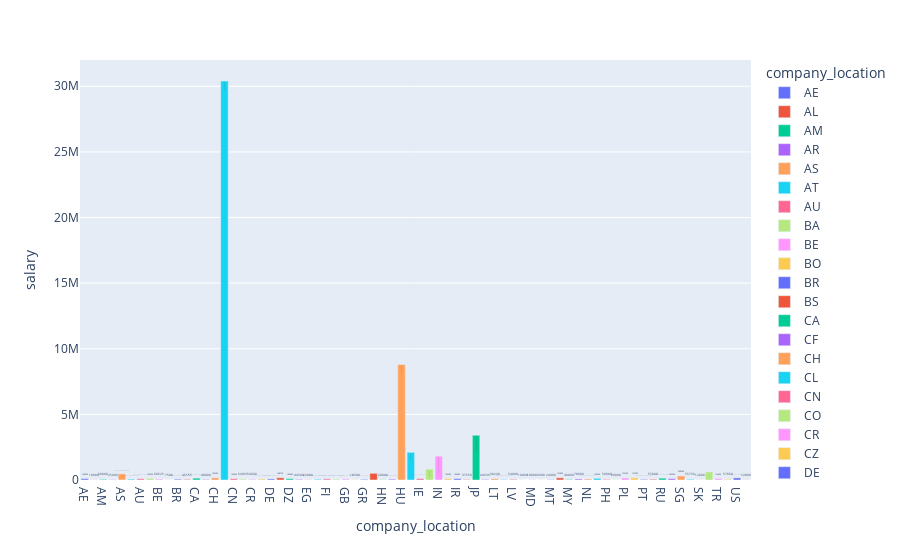

Source (notebook cell):
### Code cell
fig = px.bar(df2, x = 'company_location', y = 'salary', color = 'company_location', text = 'salary')
fig.show()

### Figure 1 — Plotly figure (JSON) as saved in the notebook; plotly's stock layout.template omitted (floating-point values rounded to 4 significant figures)
{"data": [{"alignmentgroup": "True", "hovertemplate": "company_location=%{x}<br>salary=%{text}<extra></extra>", "legendgroup": "AE", "marker": {"color": "#636efa", "pattern": {"shape": ""}}, "name": "AE", "offsetgroup": "AE", "orientation": "v", "showlegend": true, "text": [100000], "textposition": "auto", "type": "bar", "x": ["AE"], "xaxis": "x", "y": [100000], "yaxis": "y"}, {"alignmentgroup": "True", "hovertemplate": "company_location=%{x}<br>salary=%{text}<extra></extra>", "legendgroup": "AL", "marker": {"color": "#EF553B", "pattern": {"shape": ""}}, "name": "AL", "offsetgroup": "AL", "orientation": "v", "showlegend": true, "text": [10000], "textposition": "auto", "type": "bar", "x": ["AL"], "xaxis": "x", "y": [10000], "yaxis": "y"}, {"alignmentgroup": "True", "hovertemplate": "company_location=%{x}<br>salary=%{text}<extra></extra>", "legendgroup": "AM", "marker": {"color": "#00cc96", "pattern": {"shape": ""}}, "name": "AM", "offsetgroup": "AM", "orientation": "v", "showlegend": true, "text": [50000], "textposition": "auto", "type": "bar", "x": ["AM"], "xaxis": "x", "y": [50000], "yaxis": "y"}, {"alignmentgroup": "True", "hovertemplate": "company_location=%{x}<br>salary=%{text}<extra></extra>", "legendgroup": "AR", "marker": {"color": "#ab63fa", "pattern": {"shape": ""}}, "name": "AR", "offsetgroup": "AR", "orientation": "v", "showlegend": true, "text": [25000], "textposition": "auto", "type": "bar", "x": ["AR"], "xaxis": "x", "y": [25000], "yaxis": "y"}, {"alignmentgroup": "True", "hovertemplate": "company_location=%{x}<br>salary=%{text}<extra></extra>", "legendgroup": "AS", "marker": {"color": "#FFA15A", "pattern": {"shape": ""}}, "name": "AS", "offsetgroup": "AS", "orientation": "v", "showlegend": true, "text": [468300.0], "textposition": "auto", "type": "bar", "x": ["AS"], "xaxis": "x", "y": [468300.0], "yaxis": "y"}, {"alignmentgroup": "True", "hovertemplate": "company_location=%{x}<br>salary=%{text}<extra></extra>", "legendgroup": "AT", "marker": {"color": "#19d3f3", "pattern": {"shape": ""}}, "name": "AT", "offsetgroup": "AT", "orientation": "v", "showlegend": true, "text": [65170.0], "textposition": "auto", "type": "bar", "x": ["AT"], "xaxis": "x", "y": [65170.0], "yaxis": "y"}, {"alignmentgroup": "True", "hovertemplate": "company_location=%{x}<br>salary=%{text}<extra></extra>", "legendgroup": "AU", "marker": {"color": "#FF6692", "pattern": {"shape": ""}}, "name": "AU", "offsetgroup": "AU", "orientation": "v", "showlegend": true, "text": [98070.0], "textposition": "auto", "type": "bar", "x": ["AU"], "xaxis": "x", "y": [98070.0], "yaxis": "y"}, {"alignmentgroup": "True", "hovertemplate": "company_location=%{x}<br>salary=%{text}<extra></extra>", "legendgroup": "BA", "marker": {"color": "#B6E880", "pattern": {"shape": ""}}, "name": "BA", "offsetgroup": "BA", "orientation": "v", "showlegend": true, "text": [120000], "textposition": "auto", "type": "bar", "x": ["BA"], "xaxis": "x", "y": [120000], "yaxis": "y"}, {"alignmentgroup": "True", "hovertemplate": "company_location=%{x}<br>salary=%{text}<extra></extra>", "legendgroup": "BE", "marker": {"color": "#FF97FF", "pattern": {"shape": ""}}, "name": "BE", "offsetgroup": "BE", "orientation": "v", "showlegend": true, "text": [68625], "textposition": "auto", "type": "bar", "x": ["BE"], "xaxis": "x", "y": [68625], "yaxis": "y"}, {"alignmentgroup": "True", "hovertemplate": "company_location=%{x}<br>salary=%{text}<extra></extra>", "legendgroup": "BO", "marker": {"color": "#FECB52", "pattern": {"shape": ""}}, "name": "BO", "offsetgroup": "BO", "orientation": "v", "showlegend": true, "text": [7500], "textposition": "auto", "type": "bar", "x": ["BO"], "xaxis": "x", "y": [7500], "yaxis": "y"}, {"alignmentgroup": "True", "hovertemplate": "company_location=%{x}<br>salary=%{text}<extra></extra>", "legendgroup": "BR", "marker": {"color": "#636efa", "pattern": {"shape": ""}}, "name": "BR", "offsetgroup": "BR", "orientation": "v", "showlegend": true, "text": [61850.0], "textposition": "auto", "type": "bar", "x": ["BR"], "xaxis": "x", "y": [61850.0], "yaxis": "y"}, {"alignmentgroup": "True", "hovertemplate": "company_location=%{x}<br>salary=%{text}<extra></extra>", "legendgroup": "BS", "marker": {"color": "#EF553B", "pattern": {"shape": ""}}, "name": "BS", "offsetgroup": "BS", "orientation": "v", "showlegend": true, "text": [45555], "textposition": "auto", "type": "bar", "x": ["BS"], "xaxis": "x", "y": [45555], "yaxis": "y"}, {"alignmentgroup": "True", "hovertemplate": "company_location=%{x}<br>salary=%{text}<extra></extra>", "legendgroup": "CA", "marker": {"color": "#00cc96", "pattern": {"shape": ""}}, "name": "CA", "offsetgroup": "CA", "orientation": "v", "showlegend": true, "text": [139900.0], "textposition": "auto", "type": "bar", "x": ["CA"], "xaxis": "x", "y": [139900.0], "yaxis": "y"}, {"alignmentgroup": "True", "hovertemplate": "company_location=%{x}<br>salary=%{text}<extra></extra>", "legendgroup": "CF", "marker": {"color": "#ab63fa", "pattern": {"shape": ""}}, "name": "CF", "offsetgroup": "CF", "orientation": "v", "showlegend": true, "text": [40000], "textposition": "auto", "type": "bar", "x": ["CF"], "xaxis": "x", "y": [40000], "yaxis": "y"}, {"alignmentgroup": "True", "hovertemplate": "company_location=%{x}<br>salary=%{text}<extra></extra>", "legendgroup": "CH", "marker": {"color": "#FFA15A", "pattern": {"shape": ""}}, "name": "CH", "offsetgroup": "CH", "orientation": "v", "showlegend": true, "text": [163200], "textposition": "auto", "type": "bar", "x": ["CH"], "xaxis": "x", "y": [163200], "yaxis": "y"}, {"alignmentgroup": "True", "hovertemplate": "company_location=%{x}<br>salary=%{text}<extra></extra>", "legendgroup": "CL", "marker": {"color": "#19d3f3", "pattern": {"shape": ""}}, "name": "CL", "offsetgroup": "CL", "orientation": "v", "showlegend": true, "text": [30400000], "textposition": "auto", "type": "bar", "x": ["CL"], "xaxis": "x", "y": [30400000], "yaxis": "y"}, {"alignmentgroup": "True", "hovertemplate": "company_location=%{x}<br>salary=%{text}<extra></extra>", "legendgroup": "CN", "marker": {"color": "#FF6692", "pattern": {"shape": ""}}, "name": "CN", "offsetgroup": "CN", "orientation": "v", "showlegend": true, "text": [100000], "textposition": "auto", "type": "bar", "x": ["CN"], "xaxis": "x", "y": [100000], "yaxis": "y"}, {"alignmentgroup": "True", "hovertemplate": "company_location=%{x}<br>salary=%{text}<extra></extra>", "legendgroup": "CO", "marker": {"color": "#B6E880", "pattern": {"shape": ""}}, "name": "CO", "offsetgroup": "CO", "orientation": "v", "showlegend": true, "text": [64961], "textposition": "auto", "type": "bar", "x": ["CO"], "xaxis": "x", "y": [64961], "yaxis": "y"}, {"alignmentgroup": "True", "hovertemplate": "company_location=%{x}<br>salary=%{text}<extra></extra>", "legendgroup": "CR", "marker": {"color": "#FF97FF", "pattern": {"shape": ""}}, "name": "CR", "offsetgroup": "CR", "orientation": "v", "showlegend": true, "text": [50000], "textposition": "auto", "type": "bar", "x": ["CR"], "xaxis": "x", "y": [50000], "yaxis": "y"}, {"alignmentgroup": "True", "hovertemplate": "company_location=%{x}<br>salary=%{text}<extra></extra>", "legendgroup": "CZ", "marker": {"color": "#FECB52", "pattern": {"shape": ""}}, "name": "CZ", "offsetgroup": "CZ", "orientation": "v", "showlegend": true, "text": [73000.0], "textposition": "auto", "type": "bar", "x": ["CZ"], "xaxis": "x", "y": [73000.0], "yaxis": "y"}, {"alignmentgroup": "True", "hovertemplate": "company_location=%{x}<br>salary=%{text}<extra></extra>", "legendgroup": "DE", "marker": {"color": "#636efa", "pattern": {"shape": ""}}, "name": "DE", "offsetgroup": "DE", "orientation": "v", "showlegend": true, "text": [81580.0], "textposition": "auto", "type": "bar", "x": ["DE"], "xaxis": "x", "y": [81580.0], "yaxis": "y"}, {"alignmentgroup": "True", "hovertemplate": "company_location=%{x}<br>salary=%{text}<extra></extra>", "legendgroup": "DK", "marker": {"color": "#EF553B", "pattern": {"shape": ""}}, "name": "DK", "offsetgroup": "DK", "orientation": "v", "showlegend": true, "text": [168750], "textposition": "auto", "type": "bar", "x": ["DK"], "xaxis": "x", "y": [168750], "yaxis": "y"}, {"alignmentgroup": "True", "hovertemplate": "company_location=%{x}<br>salary=%{text}<extra></extra>", "legendgroup": "DZ", "marker": {"color": "#00cc96", "pattern": {"shape": ""}}, "name": "DZ", "offsetgroup": "DZ", "orientation": "v", "showlegend": true, "text": [100000], "textposition": "auto", "type": "bar", "x": ["DZ"], "xaxis": "x", "y": [100000], "yaxis": "y"}, {"alignmentgroup": "True", "hovertemplate": "company_location=%{x}<br>salary=%{text}<extra></extra>", "legendgroup": "EE", "marker": {"color": "#ab63fa", "pattern": {"shape": ""}}, "name": "EE", "offsetgroup": "EE", "orientation": "v", "showlegend": true, "text": [44500], "textposition": "auto", "type": "bar", "x": ["EE"], "xaxis": "x", "y": [44500], "yaxis": "y"}, {"alignmentgroup": "True", "hovertemplate": "company_location=%{x}<br>salary=%{text}<extra></extra>", "legendgroup": "EG", "marker": {"color": "#FFA15A", "pattern": {"shape": ""}}, "name": "EG", "offsetgroup": "EG", "orientation": "v", "showlegend": true, "text": [22800], "textposition": "auto", "type": "bar", "x": ["EG"], "xaxis": "x", "y": [22800], "yaxis": "y"}, {"alignmentgroup": "True", "hovertemplate": "company_location=%{x}<br>salary=%{text}<extra></extra>", "legendgroup": "ES", "marker": {"color": "#19d3f3", "pattern": {"shape": ""}}, "name": "ES", "offsetgroup": "ES", "orientation": "v", "showlegend": true, "text": [54890.0], "textposition": "auto", "type": "bar", "x": ["ES"], "xaxis": "x", "y": [54890.0], "yaxis": "y"}, {"alignmentgroup": "True", "hovertemplate": "company_location=%{x}<br>salary=%{text}<extra></extra>", "legendgroup": "FI", "marker": {"color": "#FF6692", "pattern": {"shape": ""}}, "name": "FI", "offsetgroup": "FI", "orientation": "v", "showlegend": true, "text": [86670.0], "textposition": "auto", "type": "bar", "x": ["FI"], "xaxis": "x", "y": [86670.0], "yaxis": "y"}, {"alignmentgroup": "True", "hovertemplate": "company_location=%{x}<br>salary=%{text}<extra></extra>", "legendgroup": "FR", "marker": {"color": "#B6E880", "pattern": {"shape": ""}}, "name": "FR", "offsetgroup": "FR", "orientation": "v", "showlegend": true, "text": [61450.0], "textposition": "auto", "type": "bar", "x": ["FR"], "xaxis": "x", "y": [61450.0], "yaxis": "y"}, {"alignmentgroup": "True", "hovertemplate": "company_location=%{x}<br>salary=%{text}<extra></extra>", "legendgroup": "GB", "marker": {"color": "#FF97FF", "pattern": {"shape": ""}}, "name": "GB", "offsetgroup": "GB", "orientation": "v", "showlegend": true, "text": [71980.0], "textposition": "auto", "type": "bar", "x": ["GB"], "xaxis": "x", "y": [71980.0], "yaxis": "y"}, {"alignmentgroup": "True", "hovertemplate": "company_location=%{x}<br>salary=%{text}<extra></extra>", "legendgroup": "GH", "marker": {"color": "#FECB52", "pattern": {"shape": ""}}, "name": "GH", "offsetgroup": "GH", "orientation": "v", "showlegend": true, "text": [18500], "textposition": "auto", "type": "bar", "x": ["GH"], "xaxis": "x", "y": [18500], "yaxis": "y"}, {"alignmentgroup": "True", "hovertemplate": "company_location=%{x}<br>salary=%{text}<extra></extra>", "legendgroup": "GR", "marker": {"color": "#636efa", "pattern": {"shape": ""}}, "name": "GR", "offsetgroup": "GR", "orientation": "v", "showlegend": true, "text": [48790.0], "textposition": "auto", "type": "bar", "x": ["GR"], "xaxis": "x", "y": [48790.0], "yaxis": "y"}, {"alignmentgroup": "True", "hovertemplate": "company_location=%{x}<br>salary=%{text}<extra></extra>", "legendgroup": "HK", "marker": {"color": "#EF553B", "pattern": {"shape": ""}}, "name": "HK", "offsetgroup": "HK", "orientation": "v", "showlegend": true, "text": [510000], "textposition": "auto", "type": "bar", "x": ["HK"], "xaxis": "x", "y": [510000], "yaxis": "y"}, {"alignmentgroup": "True", "hovertemplate": "company_location=%{x}<br>salary=%{text}<extra></extra>", "legendgroup": "HN", "marker": {"color": "#00cc96", "pattern": {"shape": ""}}, "name": "HN", "offsetgroup": "HN", "orientation": "v", "showlegend": true, "text": [20000], "textposition": "auto", "type": "bar", "x": ["HN"], "xaxis": "x", "y": [20000], "yaxis": "y"}, {"alignmentgroup": "True", "hovertemplate": "company_location=%{x}<br>salary=%{text}<extra></extra>", "legendgroup": "HR", "marker": {"color": "#ab63fa", "pattern": {"shape": ""}}, "name": "HR", "offsetgroup": "HR", "orientation": "v", "showlegend": true, "text": [63330.0], "textposition": "auto", "type": "bar", "x": ["HR"], "xaxis": "x", "y": [63330.0], "yaxis": "y"}, {"alignmentgroup": "True", "hovertemplate": "company_location=%{x}<br>salary=%{text}<extra></extra>", "legendgroup": "HU", "marker": {"color": "#FFA15A", "pattern": {"shape": ""}}, "name": "HU", "offsetgroup": "HU", "orientation": "v", "showlegend": true, "text": [8800000], "textposition": "auto", "type": "bar", "x": ["HU"], "xaxis": "x", "y": [8800000], "yaxis": "y"}, {"alignmentgroup": "True", "hovertemplate": "company_location=%{x}<br>salary=%{text}<extra></extra>", "legendgroup": "ID", "marker": {"color": "#19d3f3", "pattern": {"shape": ""}}, "name": "ID", "offsetgroup": "ID", "orientation": "v", "showlegend": true, "text": [2107500], "textposition": "auto", "type": "bar", "x": ["ID"], "xaxis": "x", "y": [2107500], "yaxis": "y"}, {"alignmentgroup": "True", "hovertemplate": "company_location=%{x}<br>salary=%{text}<extra></extra>", "legendgroup": "IE", "marker": {"color": "#FF6692", "pattern": {"shape": ""}}, "name": "IE", "offsetgroup": "IE", "orientation": "v", "showlegend": true, "text": [110600.0], "textposition": "auto", "type": "bar", "x": ["IE"], "xaxis": "x", "y": [110600.0], "yaxis": "y"}, {"alignmentgroup": "True", "hovertemplate": "company_location=%{x}<br>salary=%{text}<extra></extra>", "legendgroup": "IL", "marker": {"color": "#B6E880", "pattern": {"shape": ""}}, "name": "IL", "offsetgroup": "IL", "orientation": "v", "showlegend": true, "text": [830000], "textposition": "auto", "type": "bar", "x": ["IL"], "xaxis": "x", "y": [830000], "yaxis": "y"}, {"alignmentgroup": "True", "hovertemplate": "company_location=%{x}<br>salary=%{text}<extra></extra>", "legendgroup": "IN", "marker": {"color": "#FF97FF", "pattern": {"shape": ""}}, "name": "IN", "offsetgroup": "IN", "orientation": "v", "showlegend": true, "text": [1814000.0], "textposition": "auto", "type": "bar", "x": ["IN"], "xaxis": "x", "y": [1814000.0], "yaxis": "y"}, {"alignmentgroup": "True", "hovertemplate": "company_location=%{x}<br>salary=%{text}<extra></extra>", "legendgroup": "IQ", "marker": {"color": "#FECB52", "pattern": {"shape": ""}}, "name": "IQ", "offsetgroup": "IQ", "orientation": "v", "showlegend": true, "text": [100000], "textposition": "auto", "type": "bar", "x": ["IQ"], "xaxis": "x", "y": [100000], "yaxis": "y"}, {"alignmentgroup": "True", "hovertemplate": "company_location=%{x}<br>salary=%{text}<extra></extra>", "legendgroup": "IR", "marker": {"color": "#636efa", "pattern": {"shape": ""}}, "name": "IR", "offsetgroup": "IR", "orientation": "v", "showlegend": true, "text": [100000], "textposition": "auto", "type": "bar", "x": ["IR"], "xaxis": "x", "y": [100000], "yaxis": "y"}, {"alignmentgroup": "True", "hovertemplate": "company_location=%{x}<br>salary=%{text}<extra></extra>", "legendgroup": "IT", "marker": {"color": "#EF553B", "pattern": {"shape": ""}}, "name": "IT", "offsetgroup": "IT", "orientation": "v", "showlegend": true, "text": [37550], "textposition": "auto", "type": "bar", "x": ["IT"], "xaxis": "x", "y": [37550], "yaxis": "y"}, {"alignmentgroup": "True", "hovertemplate": "company_location=%{x}<br>salary=%{text}<extra></extra>", "legendgroup": "JP", "marker": {"color": "#00cc96", "pattern": {"shape": ""}}, "name": "JP", "offsetgroup": "JP", "orientation": "v", "showlegend": true, "text": [3409000.0], "textposition": "auto", "type": "bar", "x": ["JP"], "xaxis": "x", "y": [3409000.0], "yaxis": "y"}, {"alignmentgroup": "True", "hovertemplate": "company_location=%{x}<br>salary=%{text}<extra></extra>", "legendgroup": "KE", "marker": {"color": "#ab63fa", "pattern": {"shape": ""}}, "name": "KE", "offsetgroup": "KE", "orientation": "v", "showlegend": true, "text": [44636], "textposition": "auto", "type": "bar", "x": ["KE"], "xaxis": "x", "y": [44636], "yaxis": "y"}, {"alignmentgroup": "True", "hovertemplate": "company_location=%{x}<br>salary=%{text}<extra></extra>", "legendgroup": "LT", "marker": {"color": "#FFA15A", "pattern": {"shape": ""}}, "name": "LT", "offsetgroup": "LT", "orientation": "v", "showlegend": true, "text": [90240], "textposition": "auto", "type": "bar", "x": ["LT"], "xaxis": "x", "y": [90240], "yaxis": "y"}, {"alignmentgroup": "True", "hovertemplate": "company_location=%{x}<br>salary=%{text}<extra></extra>", "legendgroup": "LU", "marker": {"color": "#19d3f3", "pattern": {"shape": ""}}, "name": "LU", "offsetgroup": "LU", "orientation": "v", "showlegend": true, "text": [38330.0], "textposition": "auto", "type": "bar", "x": ["LU"], "xaxis": "x", "y": [38330.0], "yaxis": "y"}, {"alignmentgroup": "True", "hovertemplate": "company_location=%{x}<br>salary=%{text}<extra></extra>", "legendgroup": "LV", "marker": {"color": "#FF6692", "pattern": {"shape": ""}}, "name": "LV", "offsetgroup": "LV", "orientation": "v", "showlegend": true, "text": [54000], "textposition": "auto", "type": "bar", "x": ["LV"], "xaxis": "x", "y": [54000], "yaxis": "y"}, {"alignmentgroup": "True", "hovertemplate": "company_location=%{x}<br>salary=%{text}<extra></extra>", "legendgroup": "MA", "marker": {"color": "#B6E880", "pattern": {"shape": ""}}, "name": "MA", "offsetgroup": "MA", "orientation": "v", "showlegend": true, "text": [10000], "textposition": "auto", "type": "bar", "x": ["MA"], "xaxis": "x", "y": [10000], "yaxis": "y"}, {"alignmentgroup": "True", "hovertemplate": "company_location=%{x}<br>salary=%{text}<extra></extra>", "legendgroup": "MD", "marker": {"color": "#FF97FF", "pattern": {"shape": ""}}, "name": "MD", "offsetgroup": "MD", "orientation": "v", "showlegend": true, "text": [18000], "textposition": "auto", "type": "bar", "x": ["MD"], "xaxis": "x", "y": [18000], "yaxis": "y"}, {"alignmentgroup": "True", "hovertemplate": "company_location=%{x}<br>salary=%{text}<extra></extra>", "legendgroup": "MK", "marker": {"color": "#FECB52", "pattern": {"shape": ""}}, "name": "MK", "offsetgroup": "MK", "orientation": "v", "showlegend": true, "text": [6000], "textposition": "auto", "type": "bar", "x": ["MK"], "xaxis": "x", "y": [6000], "yaxis": "y"}, {"alignmentgroup": "True", "hovertemplate": "company_location=%{x}<br>salary=%{text}<extra></extra>", "legendgroup": "MT", "marker": {"color": "#636efa", "pattern": {"shape": ""}}, "name": "MT", "offsetgroup": "MT", "orientation": "v", "showlegend": true, "text": [24000], "textposition": "auto", "type": "bar", "x": ["MT"], "xaxis": "x", "y": [24000], "yaxis": "y"}, {"alignmentgroup": "True", "hovertemplate": "company_location=%{x}<br>salary=%{text}<extra></extra>", "legendgroup": "MX", "marker": {"color": "#EF553B", "pattern": {"shape": ""}}, "name": "MX", "offsetgroup": "MX", "orientation": "v", "showlegend": true, "text": [165800], "textposition": "auto", "type": "bar", "x": ["MX"], "xaxis": "x", "y": [165800], "yaxis": "y"}, {"alignmentgroup": "True", "hovertemplate": "company_location=%{x}<br>salary=%{text}<extra></extra>", "legendgroup": "MY", "marker": {"color": "#00cc96", "pattern": {"shape": ""}}, "name": "MY", "offsetgroup": "MY", "orientation": "v", "showlegend": true, "text": [40000], "textposition": "auto", "type": "bar", "x": ["MY"], "xaxis": "x", "y": [40000], "yaxis": "y"}, {"alignmentgroup": "True", "hovertemplate": "company_location=%{x}<br>salary=%{text}<extra></extra>", "legendgroup": "NG", "marker": {"color": "#ab63fa", "pattern": {"shape": ""}}, "name": "NG", "offsetgroup": "NG", "orientation": "v", "showlegend": true, "text": [78000], "textposition": "auto", "type": "bar", "x": ["NG"], "xaxis": "x", "y": [78000], "yaxis": "y"}, {"alignmentgroup": "True", "hovertemplate": "company_location=%{x}<br>salary=%{text}<extra></extra>", "legendgroup": "NL", "marker": {"color": "#FFA15A", "pattern": {"shape": ""}}, "name": "NL", "offsetgroup": "NL", "orientation": "v", "showlegend": true, "text": [74880.0], "textposition": "auto", "type": "bar", "x": ["NL"], "xaxis": "x", "y": [74880.0], "yaxis": "y"}, {"alignmentgroup": "True", "hovertemplate": "company_location=%{x}<br>salary=%{text}<extra></extra>", "legendgroup": "NZ", "marker": {"color": "#19d3f3", "pattern": {"shape": ""}}, "name": "NZ", "offsetgroup": "NZ", "orientation": "v", "showlegend": true, "text": [125000], "textposition": "auto", "type": "bar", "x": ["NZ"], "xaxis": "x", "y": [125000], "yaxis": "y"}, {"alignmentgroup": "True", "hovertemplate": "company_location=%{x}<br>salary=%{text}<extra></extra>", "legendgroup": "PH", "marker": {"color": "#FF6692", "pattern": {"shape": ""}}, "name": "PH", "offsetgroup": "PH", "orientation": "v", "showlegend": true, "text": [50000], "textposition": "auto", "type": "bar", "x": ["PH"], "xaxis": "x", "y": [50000], "yaxis": "y"}, {"alignmentgroup": "True", "hovertemplate": "company_location=%{x}<br>salary=%{text}<extra></extra>", "legendgroup": "PK", "marker": {"color": "#B6E880", "pattern": {"shape": ""}}, "name": "PK", "offsetgroup": "PK", "orientation": "v", "showlegend": true, "text": [20000], "textposition": "auto", "type": "bar", "x": ["PK"], "xaxis": "x", "y": [20000], "yaxis": "y"}, {"alignmentgroup": "True", "hovertemplate": "company_location=%{x}<br>salary=%{text}<extra></extra>", "legendgroup": "PL", "marker": {"color": "#FF97FF", "pattern": {"shape": ""}}, "name": "PL", "offsetgroup": "PL", "orientation": "v", "showlegend": true, "text": [153600], "textposition": "auto", "type": "bar", "x": ["PL"], "xaxis": "x", "y": [153600], "yaxis": "y"}, {"alignmentgroup": "True", "hovertemplate": "company_location=%{x}<br>salary=%{text}<extra></extra>", "legendgroup": "PR", "marker": {"color": "#FECB52", "pattern": {"shape": ""}}, "name": "PR", "offsetgroup": "PR", "orientation": "v", "showlegend": true, "text": [167500], "textposition": "auto", "type": "bar", "x": ["PR"], "xaxis": "x", "y": [167500], "yaxis": "y"}, {"alignmentgroup": "True", "hovertemplate": "company_location=%{x}<br>salary=%{text}<extra></extra>", "legendgroup": "PT", "marker": {"color": "#636efa", "pattern": {"shape": ""}}, "name": "PT", "offsetgroup": "PT", "orientation": "v", "showlegend": true, "text": [46990.0], "textposition": "auto", "type": "bar", "x": ["PT"], "xaxis": "x", "y": [46990.0], "yaxis": "y"}, {"alignmentgroup": "True", "hovertemplate": "company_location=%{x}<br>salary=%{text}<extra></extra>", "legendgroup": "RO", "marker": {"color": "#EF553B", "pattern": {"shape": ""}}, "name": "RO", "offsetgroup": "RO", "orientation": "v", "showlegend": true, "text": [55000], "textposition": "auto", "type": "bar", "x": ["RO"], "xaxis": "x", "y": [55000], "yaxis": "y"}, {"alignmentgroup": "True", "hovertemplate": "company_location=%{x}<br>salary=%{text}<extra></extra>", "legendgroup": "RU", "marker": {"color": "#00cc96", "pattern": {"shape": ""}}, "name": "RU", "offsetgroup": "RU", "orientation": "v", "showlegend": true, "text": [140300.0], "textposition": "auto", "type": "bar", "x": ["RU"], "xaxis": "x", "y": [140300.0], "yaxis": "y"}, {"alignmentgroup": "True", "hovertemplate": "company_location=%{x}<br>salary=%{text}<extra></extra>", "legendgroup": "SE", "marker": {"color": "#ab63fa", "pattern": {"shape": ""}}, "name": "SE", "offsetgroup": "SE", "orientation": "v", "showlegend": true, "text": [105000], "textposition": "auto", "type": "bar", "x": ["SE"], "xaxis": "x", "y": [105000], "yaxis": "y"}, {"alignmentgroup": "True", "hovertemplate": "company_location=%{x}<br>salary=%{text}<extra></extra>", "legendgroup": "SG", "marker": {"color": "#FFA15A", "pattern": {"shape": ""}}, "name": "SG", "offsetgroup": "SG", "orientation": "v", "showlegend": true, "text": [308000], "textposition": "auto", "type": "bar", "x": ["SG"], "xaxis": "x", "y": [308000], "yaxis": "y"}, {"alignmentgroup": "True", "hovertemplate": "company_location=%{x}<br>salary=%{text}<extra></extra>", "legendgroup": "SI", "marker": {"color": "#19d3f3", "pattern": {"shape": ""}}, "name": "SI", "offsetgroup": "SI", "orientation": "v", "showlegend": true, "text": [55750], "textposition": "auto", "type": "bar", "x": ["SI"], "xaxis": "x", "y": [55750], "yaxis": "y"}, {"alignmentgroup": "True", "hovertemplate": "company_location=%{x}<br>salary=%{text}<extra></extra>", "legendgroup": "SK", "marker": {"color": "#FF6692", "pattern": {"shape": ""}}, "name": "SK", "offsetgroup": "SK", "orientation": "v", "showlegend": true, "text": [12000], "textposition": "auto", "type": "bar", "x": ["SK"], "xaxis": "x", "y": [12000], "yaxis": "y"}, {"alignmentgroup": "True", "hovertemplate": "company_location=%{x}<br>salary=%{text}<extra></extra>", "legendgroup": "TH", "marker": {"color": "#B6E880", "pattern": {"shape": ""}}, "name": "TH", "offsetgroup": "TH", "orientation": "v", "showlegend": true, "text": [618300.0], "textposition": "auto", "type": "bar", "x": ["TH"], "xaxis": "x", "y": [618300.0], "yaxis": "y"}, {"alignmentgroup": "True", "hovertemplate": "company_location=%{x}<br>salary=%{text}<extra></extra>", "legendgroup": "TR", "marker": {"color": "#FF97FF", "pattern": {"shape": ""}}, "name": "TR", "offsetgroup": "TR", "orientation": "v", "showlegend": true, "text": [114600], "textposition": "auto", "type": "bar", "x": ["TR"], "xaxis": "x", "y": [114600], "yaxis": "y"}, {"alignmentgroup": "True", "hovertemplate": "company_location=%{x}<br>salary=%{text}<extra></extra>", "legendgroup": "UA", "marker": {"color": "#FECB52", "pattern": {"shape": ""}}, "name": "UA", "offsetgroup": "UA", "orientation": "v", "showlegend": true, "text": [57850], "textposition": "auto", "type": "bar", "x": ["UA"], "xaxis": "x", "y": [57850], "yaxis": "y"}, {"alignmentgroup": "True", "hovertemplate": "company_location=%{x}<br>salary=%{text}<extra></extra>", "legendgroup": "US", "marker": {"color": "#636efa", "pattern": {"shape": ""}}, "name": "US", "offsetgroup": "US", "orientation": "v", "showlegend": true, "text": [157700.0], "textposition": "auto", "type": "bar", "x": ["US"], "xaxis": "x", "y": [157700.0], "yaxis": "y"}, {"alignmentgroup": "True", "hovertemplate": "company_location=%{x}<br>salary=%{text}<extra></extra>", "legendgroup": "VN", "marker": {"color": "#EF553B", "pattern": {"shape": ""}}, "name": "VN", "offsetgroup": "VN", "orientation": "v", "showlegend": true, "text": [12000], "textposition": "auto", "type": "bar", "x": ["VN"], "xaxis": "x", "y": [12000], "yaxis": "y"}], "layout": {"barmode": "relative", "legend": {"title": {"text": "company_location"}, "tracegroupgap": 0}, "margin": {"t": 60}, "xaxis": {"anchor": "y", "categoryarray": ["AE", "AL", "AM", "AR", "AS", "AT", "AU", "BA", "BE", "BO", "BR", "BS", "CA", "CF", "CH", "CL", "CN", "CO", "CR", "CZ", "DE", "DK", "DZ", "EE", "EG", "ES", "FI", "FR", "GB", "GH", "GR", "HK", "HN", "HR", "HU", "ID", "IE", "IL", "IN", "IQ", "IR", "IT", "JP", "KE", "LT", "LU", "LV", "MA", "MD", "MK", "MT", "MX", "MY", "NG", "NL", "NZ", "PH", "PK", "PL", "PR", "PT", "RO", "RU", "SE", "SG", "SI", "SK", "TH", "TR", "UA", "US", "VN"], "categoryorder": "array", "domain": [0, 1], "title": {"text": "company_location"}}, "yaxis": {"anchor": "x", "domain": [0, 1], "title": {"text": "salary"}}}}
